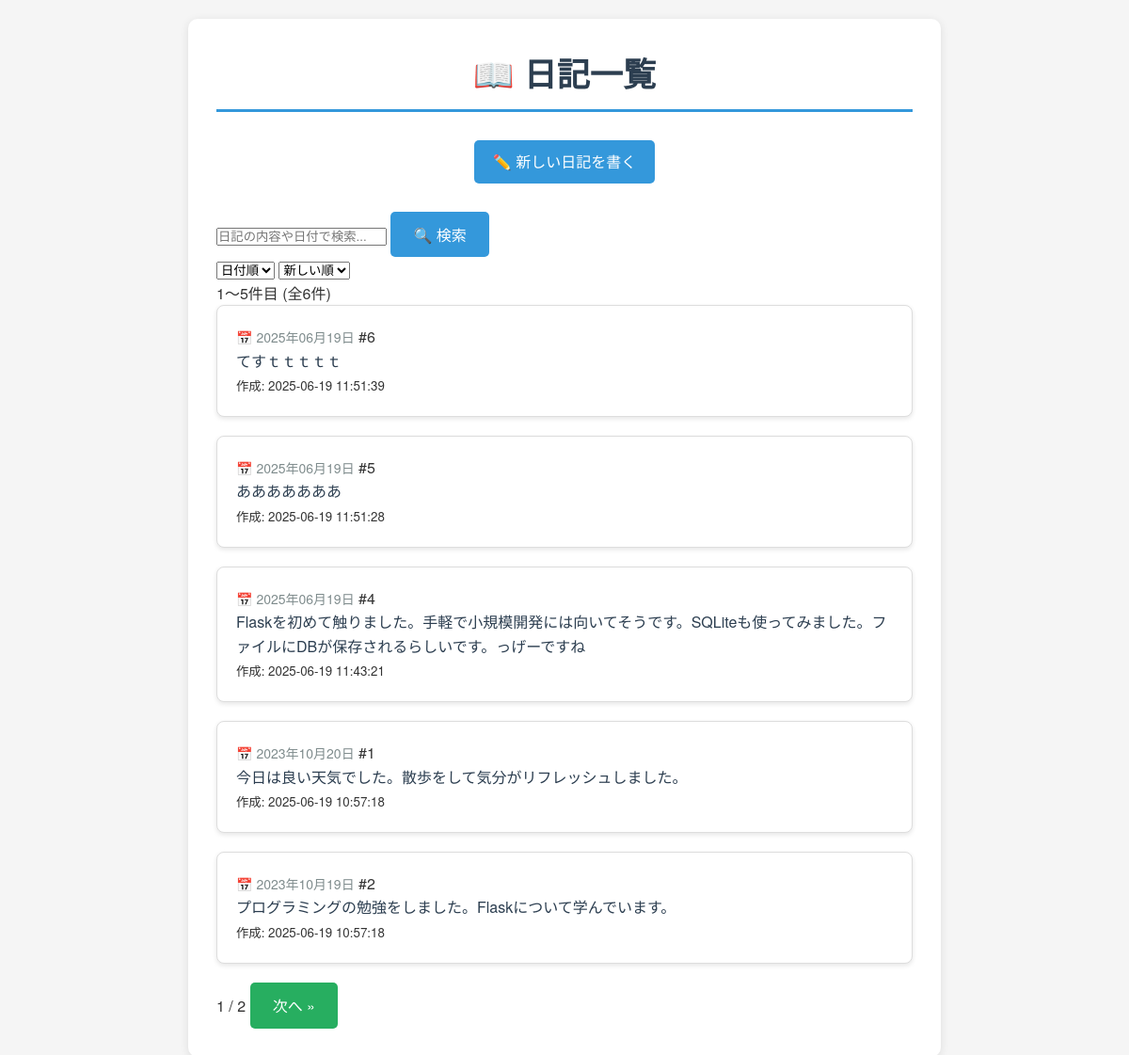
Before: / with the older database file.
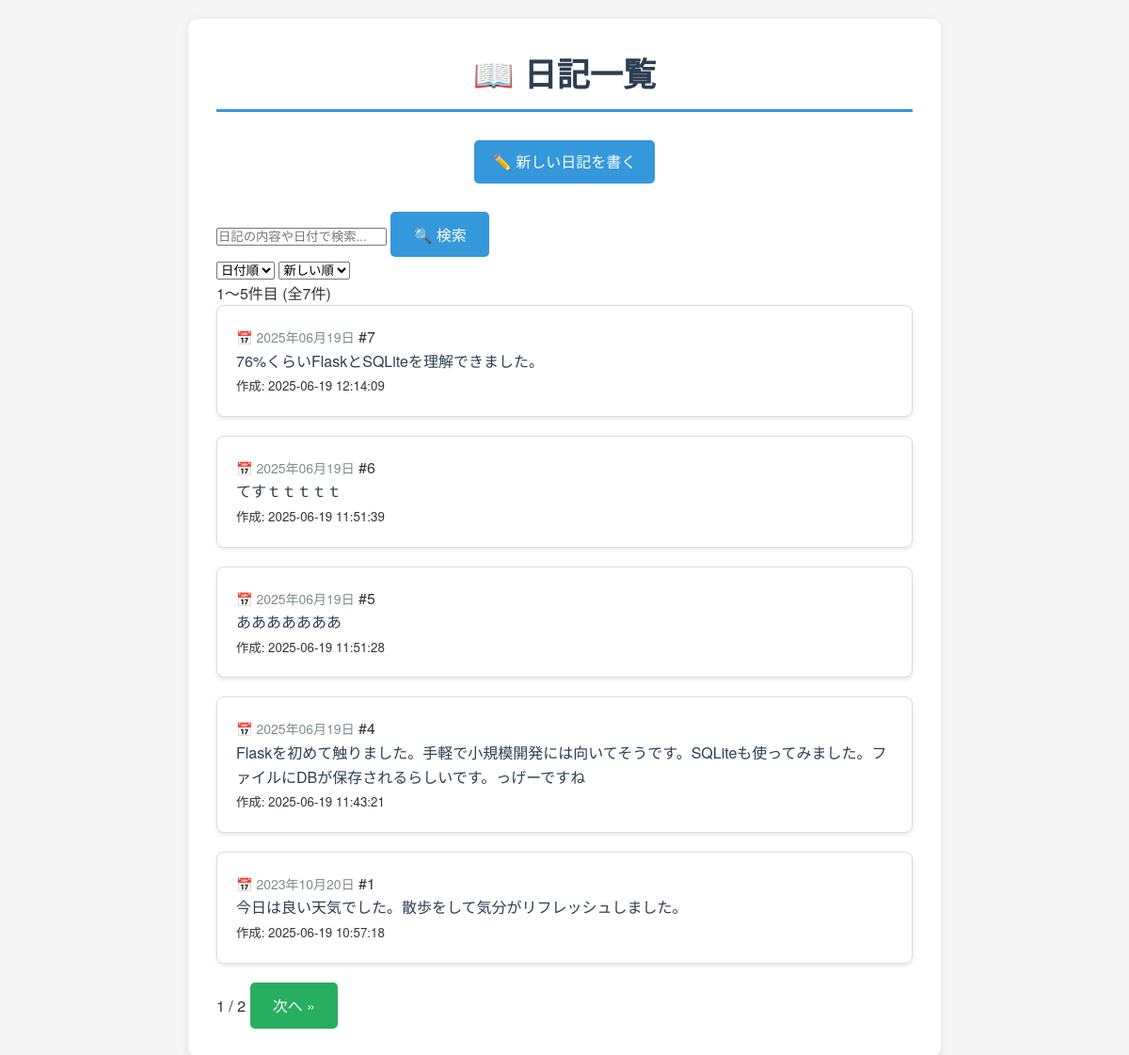
After: the same page with the newer database file.
### tables this page shows
CREATE TABLE diaries (
            id INTEGER PRIMARY KEY AUTOINCREMENT,
            date TEXT NOT NULL,
            content TEXT NOT NULL,
            created_at TEXT DEFAULT CURRENT_TIMESTAMP
        );

### app.py (the view)
@app.route("/")
def index():
    page = request.args.get("page", 1, type=int)
    per_page = request.args.get("per_page", 5, type=int)
    search_query = request.args.get("search", "").strip()
    sort_by = request.args.get("sort", "date")
    order = request.args.get("order", "desc")
    if per_page not in [5, 10, 20]:
        per_page = 5
    if page < 1:
        page = 1
    try:
        conn = get_db_connection()
        base_conditions = []
        params = []
        if search_query:
            base_conditions.append("(content LIKE ? OR date LIKE ?)")
            search_param = f"%{search_query}%"
            params.extend([search_param, search_param])
        where_clause = ""
        if base_conditions:
            where_clause = " WHERE " + " AND ".join(base_conditions)
        count_query = f"SELECT COUNT(*) as total FROM diaries{where_clause}"
        total = conn.execute(count_query, params).fetchone()["total"]
        total_pages = math.ceil(total / per_page) if total > 0 else 1
        if page > total_pages:
            page = total_pages
        offset = (page - 1) * per_page
        valid_sort_columns = ["date", "id", "created_at"]
        valid_orders = ["asc", "desc"]
        if sort_by not in valid_sort_columns:
            sort_by = "date"
        if order not in valid_orders:
            order = "desc"
        order_clause = f" ORDER BY {sort_by} {order.upper()}"
        if sort_by != "id":
            order_clause += ", id DESC"  # 同じ日付の場合はIDで並び替え
        data_query = (
            f"SELECT * FROM diaries{where_clause}{order_clause} LIMIT ? OFFSET ?"
        )
        data_params = params + [per_page, offset]
        diaries = conn.execute(data_query, data_params).fetchall()
        conn.close()
        pagination = {
            "page": page,
            "per_page": per_page,
            "total": total,
            "total_pages": total_pages,
            "has_prev": page > 1,
            "has_next": page < total_pages,
            "prev_num": page - 1 if page > 1 else None,
            "next_num": page + 1 if page < total_pages else None,
            "start_index": offset + 1 if total > 0 else 0,
            "end_index": min(offset + per_page, total),
        }
        logger.info(
            f'日記一覧表示: ページ={page}, 件数={len(diaries)}, 検索="{search_query}"'
        )
        return render_template(
            "index.html",
            diaries=diaries,
            pagination=pagination,
            search_query=search_query,
            sort_by=sort_by,
            order=order,
        )
    except sqlite3.Error as e:
        logger.error(f"データベースエラー: {str(e)}")
        flash("データベースエラーが発生しました。", "error")
        return render_template("index.html", diaries=[], pagination=None)
    except Exception as e:
        logger.error(f"予期しないエラー: {str(e)}")
        flash("予期しないエラーが発生しました。", "error")
        return render_template("index.html", diaries=[], pagination=None)

### app.py (called while the page is built)
def get_db_connection():
    if not os.path.exists("diary.db"):
        raise FileNotFoundError(
            "データベースファイルが見つかりません。"
        )
    conn = sqlite3.connect("diary.db")
    conn.row_factory = sqlite3.Row
    return conn

def format_date(date_string):
    try:
        from datetime import datetime
        date_obj = datetime.strptime(date_string, "%Y-%m-%d")
        return date_obj.strftime("%Y年%m月%d日")
    except:
        return date_string

def truncate_content(content, max_length=100):
    if len(content) <= max_length:
        return content
    return content[:max_length] + "..."

### templates/index.html (shortened to what this page needs)
<!DOCTYPE html>
<html lang="ja">
<head>
    <link rel="stylesheet" href="{{ url_for('static', filename='style.css') }}">
</head>
<body>
    <div class="container">
        <h1>📖 日記一覧</h1>
        <div class="nav">
            <a href="{{ url_for('post') }}">✏️ 新しい日記を書く</a>
        </div>
        <div class="search-form">
            <form method="GET" action="{{ url_for('index') }}">
                <div class="search-input-group">
                    <input type="text" name="search" value="{{ search_query }}"
                           placeholder="日記の内容や日付で検索...">
                    <button type="submit" class="btn btn-primary">🔍 検索</button>
                </div>
            </form>
        </div>
        <div class="sort-options">
            <form method="GET" action="{{ url_for('index') }}" class="sort-form">
                <select name="sort" onchange="this.form.submit()">
                    <option value="date" {% if sort_by == 'date' %}selected{% endif %}>日付順</option>
                </select>
                <select name="order" onchange="this.form.submit()">
                    <option value="desc" {% if order == 'desc' %}selected{% endif %}>新しい順</option>
                </select>
            </form>
        </div>
        {% if diaries %}
            {% if pagination %}
                <div class="result-info">
                    <p>{{ pagination.start_index }}〜{{ pagination.end_index }}件目
                       (全{{ pagination.total }}件)</p>
                </div>
            {% endif %}
            <div class="diary-list">
                {% for diary in diaries %}
                    <div class="diary-card">
                        <div class="diary-header">
                            <span class="diary-date">📅 {{ diary.date | format_date }}</span>
                            <span class="diary-id">#{{ diary.id }}</span>
                        </div>
                        <div class="diary-content">
                            {{ diary.content | truncate_content(150) | replace('\n', '<br>') | safe }}
                        </div>
                        <div class="diary-footer">
                            <small class="created-at">
                                作成: {{ diary.created_at }}
                            </small>
                        </div>
                    </div>
                {% endfor %}
            </div>
            {% if pagination and pagination.total_pages > 1 %}
                <div class="pagination">
                    <span class="page-info">
                        {{ pagination.page }} / {{ pagination.total_pages }}
                    </span>
                    {% if pagination.has_next %}
                        <a href="{{ url_for('index', page=pagination.next_num, search=search_query, sort=sort_by, order=order) }}"
                           class="btn">次へ »</a>
                    {% endif %}
                </div>
            {% endif %}
        {% endif %}
    </div>
</body>
</html>

Changed rows visible on the page:
no longer on this page (row unchanged): diaries: date "2023年10月19日", id "2", content "プログラミングの勉強をしました。Flaskについて学んでいます。", created_at "2025-06-19 10:57:18"
added diaries: date "2025年06月19日", id "7", content "76%くらいFlaskとSQLiteを理解できました。", created_at "2025-06-19 12:14:09"
Other visible differences:
{{ pagination.total }}: "6" → "7"
